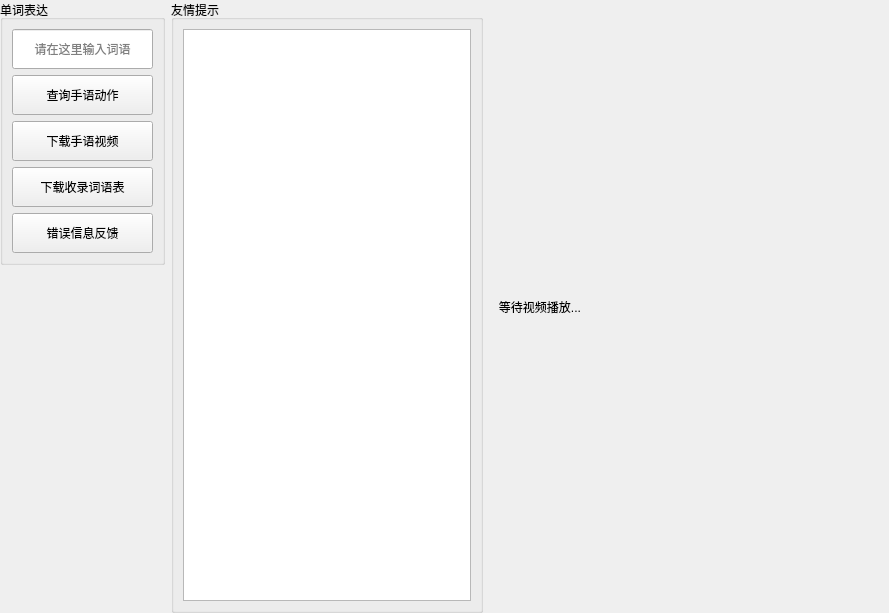
<?xml version="1.0" encoding="UTF-8"?>
<ui version="4.0">
 <class>word2CSL</class>
 <widget class="QWidget" name="word2CSL">
  <property name="geometry">
   <rect>
    <x>0</x>
    <y>0</y>
    <width>889</width>
    <height>613</height>
   </rect>
  </property>
  <property name="windowTitle">
   <string>Form</string>
  </property>
  <layout class="QGridLayout" name="gridLayout_2">
   <property name="leftMargin">
    <number>0</number>
   </property>
   <property name="topMargin">
    <number>0</number>
   </property>
   <property name="rightMargin">
    <number>0</number>
   </property>
   <property name="bottomMargin">
    <number>0</number>
   </property>
   <item row="0" column="0">
    <layout class="QGridLayout" name="gridLayout">
     <item row="0" column="0">
      <widget class="QGroupBox" name="group_box">
       <property name="minimumSize">
        <size>
         <width>0</width>
         <height>220</height>
        </size>
       </property>
       <property name="maximumSize">
        <size>
         <width>165</width>
         <height>370</height>
        </size>
       </property>
       <property name="title">
        <string>单词表达</string>
       </property>
       <layout class="QVBoxLayout" name="verticalLayout">
        <item>
         <widget class="QLineEdit" name="line_edit">
          <property name="minimumSize">
           <size>
            <width>130</width>
            <height>40</height>
           </size>
          </property>
          <property name="maximumSize">
           <size>
            <width>200</width>
            <height>60</height>
           </size>
          </property>
          <property name="text">
           <string/>
          </property>
          <property name="cursorPosition">
           <number>0</number>
          </property>
          <property name="alignment">
           <set>Qt::AlignCenter</set>
          </property>
          <property name="placeholderText">
           <string>请在这里输入词语</string>
          </property>
         </widget>
        </item>
        <item>
         <widget class="QPushButton" name="word_search_btn">
          <property name="minimumSize">
           <size>
            <width>100</width>
            <height>40</height>
           </size>
          </property>
          <property name="maximumSize">
           <size>
            <width>200</width>
            <height>60</height>
           </size>
          </property>
          <property name="text">
           <string>查询手语动作</string>
          </property>
         </widget>
        </item>
        <item>
         <widget class="QPushButton" name="video_download_btn">
          <property name="minimumSize">
           <size>
            <width>100</width>
            <height>40</height>
           </size>
          </property>
          <property name="maximumSize">
           <size>
            <width>200</width>
            <height>60</height>
           </size>
          </property>
          <property name="text">
           <string>下载手语视频</string>
          </property>
         </widget>
        </item>
        <item>
         <widget class="QPushButton" name="dic_download_btn">
          <property name="minimumSize">
           <size>
            <width>100</width>
            <height>40</height>
           </size>
          </property>
          <property name="maximumSize">
           <size>
            <width>200</width>
            <height>60</height>
           </size>
          </property>
          <property name="text">
           <string>下载收录词语表</string>
          </property>
         </widget>
        </item>
        <item>
         <widget class="QPushButton" name="error_feedback_btn">
          <property name="minimumSize">
           <size>
            <width>100</width>
            <height>40</height>
           </size>
          </property>
          <property name="maximumSize">
           <size>
            <width>200</width>
            <height>60</height>
           </size>
          </property>
          <property name="text">
           <string>错误信息反馈</string>
          </property>
         </widget>
        </item>
       </layout>
      </widget>
     </item>
     <item row="1" column="0">
      <spacer name="verticalSpacer">
       <property name="orientation">
        <enum>Qt::Vertical</enum>
       </property>
       <property name="sizeHint" stdset="0">
        <size>
         <width>20</width>
         <height>40</height>
        </size>
       </property>
      </spacer>
     </item>
     <item row="0" column="1" rowspan="2">
      <widget class="QGroupBox" name="group_box_2">
       <property name="minimumSize">
        <size>
         <width>250</width>
         <height>410</height>
        </size>
       </property>
       <property name="maximumSize">
        <size>
         <width>400</width>
         <height>16777215</height>
        </size>
       </property>
       <property name="title">
        <string>友情提示</string>
       </property>
       <layout class="QVBoxLayout" name="verticalLayout_2">
        <item>
         <widget class="QTextBrowser" name="Hint">
          <property name="minimumSize">
           <size>
            <width>0</width>
            <height>0</height>
           </size>
          </property>
          <property name="maximumSize">
           <size>
            <width>16777215</width>
            <height>16777215</height>
           </size>
          </property>
         </widget>
        </item>
       </layout>
      </widget>
     </item>
     <item row="0" column="2" rowspan="2">
      <widget class="QLabel" name="video_window">
       <property name="minimumSize">
        <size>
         <width>400</width>
         <height>400</height>
        </size>
       </property>
       <property name="maximumSize">
        <size>
         <width>16777215</width>
         <height>16777215</height>
        </size>
       </property>
       <property name="sizeIncrement">
        <size>
         <width>0</width>
         <height>0</height>
        </size>
       </property>
       <property name="text">
        <string>   等待视频播放...</string>
       </property>
      </widget>
     </item>
    </layout>
   </item>
  </layout>
 </widget>
 <resources/>
 <connections/>
</ui>
